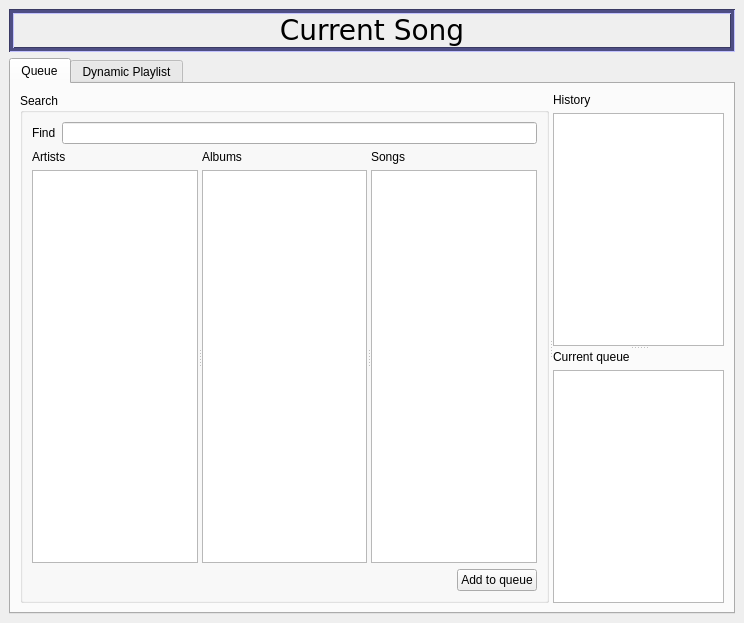
<ui version="4.0" >
 <class>MainWindow</class>
 <widget class="QMainWindow" name="MainWindow" >
  <property name="geometry" >
   <rect>
    <x>0</x>
    <y>0</y>
    <width>744</width>
    <height>623</height>
   </rect>
  </property>
  <property name="windowTitle" >
   <string>MainWindow</string>
  </property>
  <widget class="QWidget" name="centralwidget" >
   <layout class="QVBoxLayout" >
    <item>
     <widget class="QLabel" name="lblSong" >
      <property name="sizePolicy" >
       <sizepolicy vsizetype="Fixed" hsizetype="Preferred" >
        <horstretch>0</horstretch>
        <verstretch>0</verstretch>
       </sizepolicy>
      </property>
      <property name="palette" >
       <palette>
        <active>
         <colorrole role="WindowText" >
          <brush brushstyle="SolidPattern" >
           <color alpha="255" >
            <red>0</red>
            <green>0</green>
            <blue>0</blue>
           </color>
          </brush>
         </colorrole>
         <colorrole role="Button" >
          <brush brushstyle="SolidPattern" >
           <color alpha="255" >
            <red>117</red>
            <green>117</green>
            <blue>198</blue>
           </color>
          </brush>
         </colorrole>
         <colorrole role="Light" >
          <brush brushstyle="SolidPattern" >
           <color alpha="255" >
            <red>193</red>
            <green>193</green>
            <blue>255</blue>
           </color>
          </brush>
         </colorrole>
         <colorrole role="Midlight" >
          <brush brushstyle="SolidPattern" >
           <color alpha="255" >
            <red>155</red>
            <green>155</green>
            <blue>226</blue>
           </color>
          </brush>
         </colorrole>
         <colorrole role="Dark" >
          <brush brushstyle="SolidPattern" >
           <color alpha="255" >
            <red>58</red>
            <green>58</green>
            <blue>99</blue>
           </color>
          </brush>
         </colorrole>
         <colorrole role="Mid" >
          <brush brushstyle="SolidPattern" >
           <color alpha="255" >
            <red>78</red>
            <green>78</green>
            <blue>132</blue>
           </color>
          </brush>
         </colorrole>
         <colorrole role="Text" >
          <brush brushstyle="SolidPattern" >
           <color alpha="255" >
            <red>0</red>
            <green>0</green>
            <blue>0</blue>
           </color>
          </brush>
         </colorrole>
         <colorrole role="BrightText" >
          <brush brushstyle="SolidPattern" >
           <color alpha="255" >
            <red>255</red>
            <green>255</green>
            <blue>255</blue>
           </color>
          </brush>
         </colorrole>
         <colorrole role="ButtonText" >
          <brush brushstyle="SolidPattern" >
           <color alpha="255" >
            <red>0</red>
            <green>0</green>
            <blue>0</blue>
           </color>
          </brush>
         </colorrole>
         <colorrole role="Base" >
          <brush brushstyle="SolidPattern" >
           <color alpha="255" >
            <red>255</red>
            <green>255</green>
            <blue>255</blue>
           </color>
          </brush>
         </colorrole>
         <colorrole role="Window" >
          <brush brushstyle="SolidPattern" >
           <color alpha="255" >
            <red>117</red>
            <green>117</green>
            <blue>198</blue>
           </color>
          </brush>
         </colorrole>
         <colorrole role="Shadow" >
          <brush brushstyle="SolidPattern" >
           <color alpha="255" >
            <red>0</red>
            <green>0</green>
            <blue>0</blue>
           </color>
          </brush>
         </colorrole>
         <colorrole role="AlternateBase" >
          <brush brushstyle="SolidPattern" >
           <color alpha="255" >
            <red>186</red>
            <green>186</green>
            <blue>226</blue>
           </color>
          </brush>
         </colorrole>
        </active>
        <inactive>
         <colorrole role="WindowText" >
          <brush brushstyle="SolidPattern" >
           <color alpha="255" >
            <red>0</red>
            <green>0</green>
            <blue>0</blue>
           </color>
          </brush>
         </colorrole>
         <colorrole role="Button" >
          <brush brushstyle="SolidPattern" >
           <color alpha="255" >
            <red>117</red>
            <green>117</green>
            <blue>198</blue>
           </color>
          </brush>
         </colorrole>
         <colorrole role="Light" >
          <brush brushstyle="SolidPattern" >
           <color alpha="255" >
            <red>193</red>
            <green>193</green>
            <blue>255</blue>
           </color>
          </brush>
         </colorrole>
         <colorrole role="Midlight" >
          <brush brushstyle="SolidPattern" >
           <color alpha="255" >
            <red>155</red>
            <green>155</green>
            <blue>226</blue>
           </color>
          </brush>
         </colorrole>
         <colorrole role="Dark" >
          <brush brushstyle="SolidPattern" >
           <color alpha="255" >
            <red>58</red>
            <green>58</green>
            <blue>99</blue>
           </color>
          </brush>
         </colorrole>
         <colorrole role="Mid" >
          <brush brushstyle="SolidPattern" >
           <color alpha="255" >
            <red>78</red>
            <green>78</green>
            <blue>132</blue>
           </color>
          </brush>
         </colorrole>
         <colorrole role="Text" >
          <brush brushstyle="SolidPattern" >
           <color alpha="255" >
            <red>0</red>
            <green>0</green>
            <blue>0</blue>
           </color>
          </brush>
         </colorrole>
         <colorrole role="BrightText" >
          <brush brushstyle="SolidPattern" >
           <color alpha="255" >
            <red>255</red>
            <green>255</green>
            <blue>255</blue>
           </color>
          </brush>
         </colorrole>
         <colorrole role="ButtonText" >
          <brush brushstyle="SolidPattern" >
           <color alpha="255" >
            <red>0</red>
            <green>0</green>
            <blue>0</blue>
           </color>
          </brush>
         </colorrole>
         <colorrole role="Base" >
          <brush brushstyle="SolidPattern" >
           <color alpha="255" >
            <red>255</red>
            <green>255</green>
            <blue>255</blue>
           </color>
          </brush>
         </colorrole>
         <colorrole role="Window" >
          <brush brushstyle="SolidPattern" >
           <color alpha="255" >
            <red>117</red>
            <green>117</green>
            <blue>198</blue>
           </color>
          </brush>
         </colorrole>
         <colorrole role="Shadow" >
          <brush brushstyle="SolidPattern" >
           <color alpha="255" >
            <red>0</red>
            <green>0</green>
            <blue>0</blue>
           </color>
          </brush>
         </colorrole>
         <colorrole role="AlternateBase" >
          <brush brushstyle="SolidPattern" >
           <color alpha="255" >
            <red>186</red>
            <green>186</green>
            <blue>226</blue>
           </color>
          </brush>
         </colorrole>
        </inactive>
        <disabled>
         <colorrole role="WindowText" >
          <brush brushstyle="SolidPattern" >
           <color alpha="255" >
            <red>58</red>
            <green>58</green>
            <blue>99</blue>
           </color>
          </brush>
         </colorrole>
         <colorrole role="Button" >
          <brush brushstyle="SolidPattern" >
           <color alpha="255" >
            <red>117</red>
            <green>117</green>
            <blue>198</blue>
           </color>
          </brush>
         </colorrole>
         <colorrole role="Light" >
          <brush brushstyle="SolidPattern" >
           <color alpha="255" >
            <red>193</red>
            <green>193</green>
            <blue>255</blue>
           </color>
          </brush>
         </colorrole>
         <colorrole role="Midlight" >
          <brush brushstyle="SolidPattern" >
           <color alpha="255" >
            <red>155</red>
            <green>155</green>
            <blue>226</blue>
           </color>
          </brush>
         </colorrole>
         <colorrole role="Dark" >
          <brush brushstyle="SolidPattern" >
           <color alpha="255" >
            <red>58</red>
            <green>58</green>
            <blue>99</blue>
           </color>
          </brush>
         </colorrole>
         <colorrole role="Mid" >
          <brush brushstyle="SolidPattern" >
           <color alpha="255" >
            <red>78</red>
            <green>78</green>
            <blue>132</blue>
           </color>
          </brush>
         </colorrole>
         <colorrole role="Text" >
          <brush brushstyle="SolidPattern" >
           <color alpha="255" >
            <red>58</red>
            <green>58</green>
            <blue>99</blue>
           </color>
          </brush>
         </colorrole>
         <colorrole role="BrightText" >
          <brush brushstyle="SolidPattern" >
           <color alpha="255" >
            <red>255</red>
            <green>255</green>
            <blue>255</blue>
           </color>
          </brush>
         </colorrole>
         <colorrole role="ButtonText" >
          <brush brushstyle="SolidPattern" >
           <color alpha="255" >
            <red>58</red>
            <green>58</green>
            <blue>99</blue>
           </color>
          </brush>
         </colorrole>
         <colorrole role="Base" >
          <brush brushstyle="SolidPattern" >
           <color alpha="255" >
            <red>117</red>
            <green>117</green>
            <blue>198</blue>
           </color>
          </brush>
         </colorrole>
         <colorrole role="Window" >
          <brush brushstyle="SolidPattern" >
           <color alpha="255" >
            <red>117</red>
            <green>117</green>
            <blue>198</blue>
           </color>
          </brush>
         </colorrole>
         <colorrole role="Shadow" >
          <brush brushstyle="SolidPattern" >
           <color alpha="255" >
            <red>0</red>
            <green>0</green>
            <blue>0</blue>
           </color>
          </brush>
         </colorrole>
         <colorrole role="AlternateBase" >
          <brush brushstyle="SolidPattern" >
           <color alpha="255" >
            <red>117</red>
            <green>117</green>
            <blue>198</blue>
           </color>
          </brush>
         </colorrole>
        </disabled>
       </palette>
      </property>
      <property name="font" >
       <font>
        <family>Verdana</family>
        <pointsize>21</pointsize>
        <weight>75</weight>
        <bold>true</bold>
       </font>
      </property>
      <property name="frameShape" >
       <enum>QFrame::Box</enum>
      </property>
      <property name="frameShadow" >
       <enum>QFrame::Sunken</enum>
      </property>
      <property name="midLineWidth" >
       <number>3</number>
      </property>
      <property name="text" >
       <string>&lt;html>&lt;head>&lt;meta name="qrichtext" content="1" />&lt;style type="text/css">
p, li { white-space: pre-wrap; }
&lt;/style>&lt;/head>&lt;body style=" font-family:'Verdana'; font-size:21pt; font-weight:600; font-style:normal; text-decoration:none;">
&lt;p style=" margin-top:0px; margin-bottom:0px; margin-left:0px; margin-right:0px; -qt-block-indent:0; text-indent:0px;">&lt;span style=" font-weight:400;">Current Song&lt;/span>&lt;/p>&lt;/body>&lt;/html></string>
      </property>
      <property name="alignment" >
       <set>Qt::AlignCenter</set>
      </property>
      <property name="wordWrap" >
       <bool>true</bool>
      </property>
     </widget>
    </item>
    <item>
     <widget class="QTabWidget" name="tabWidget" >
      <property name="currentIndex" >
       <number>0</number>
      </property>
      <widget class="QWidget" name="tab" >
       <attribute name="title" >
        <string>Queue</string>
       </attribute>
       <layout class="QVBoxLayout" >
        <item>
         <widget class="QSplitter" name="splitter_2" >
          <property name="orientation" >
           <enum>Qt::Horizontal</enum>
          </property>
          <widget class="QGroupBox" name="groupBox" >
           <property name="title" >
            <string>Search</string>
           </property>
           <layout class="QVBoxLayout" >
            <item>
             <layout class="QHBoxLayout" >
              <property name="spacing" >
               <number>6</number>
              </property>
              <property name="leftMargin" >
               <number>0</number>
              </property>
              <property name="topMargin" >
               <number>0</number>
              </property>
              <property name="rightMargin" >
               <number>0</number>
              </property>
              <property name="bottomMargin" >
               <number>0</number>
              </property>
              <item>
               <widget class="QLabel" name="label" >
                <property name="text" >
                 <string>Find</string>
                </property>
               </widget>
              </item>
              <item>
               <widget class="QLineEdit" name="edtFind" />
              </item>
             </layout>
            </item>
            <item>
             <widget class="QSplitter" name="splitter_4" >
              <property name="orientation" >
               <enum>Qt::Horizontal</enum>
              </property>
              <widget class="QWidget" name="layoutWidget" >
               <layout class="QVBoxLayout" >
                <property name="spacing" >
                 <number>6</number>
                </property>
                <property name="leftMargin" >
                 <number>0</number>
                </property>
                <property name="topMargin" >
                 <number>0</number>
                </property>
                <property name="rightMargin" >
                 <number>0</number>
                </property>
                <property name="bottomMargin" >
                 <number>0</number>
                </property>
                <item>
                 <widget class="QLabel" name="label_2" >
                  <property name="text" >
                   <string>Artists</string>
                  </property>
                 </widget>
                </item>
                <item>
                 <widget class="QListWidget" name="lbArtists" />
                </item>
               </layout>
              </widget>
              <widget class="QWidget" name="layoutWidget" >
               <layout class="QVBoxLayout" >
                <item>
                 <widget class="QLabel" name="label_8" >
                  <property name="text" >
                   <string>Albums</string>
                  </property>
                 </widget>
                </item>
                <item>
                 <widget class="QListWidget" name="lbAlbums" />
                </item>
               </layout>
              </widget>
              <widget class="QWidget" name="layoutWidget" >
               <layout class="QVBoxLayout" >
                <property name="spacing" >
                 <number>6</number>
                </property>
                <property name="leftMargin" >
                 <number>0</number>
                </property>
                <property name="topMargin" >
                 <number>0</number>
                </property>
                <property name="rightMargin" >
                 <number>0</number>
                </property>
                <property name="bottomMargin" >
                 <number>0</number>
                </property>
                <item>
                 <widget class="QLabel" name="label_3" >
                  <property name="text" >
                   <string>Songs</string>
                  </property>
                 </widget>
                </item>
                <item>
                 <widget class="QListWidget" name="lbSongs" />
                </item>
               </layout>
              </widget>
             </widget>
            </item>
            <item>
             <layout class="QHBoxLayout" >
              <property name="spacing" >
               <number>6</number>
              </property>
              <property name="leftMargin" >
               <number>0</number>
              </property>
              <property name="topMargin" >
               <number>0</number>
              </property>
              <property name="rightMargin" >
               <number>0</number>
              </property>
              <property name="bottomMargin" >
               <number>0</number>
              </property>
              <item>
               <spacer>
                <property name="orientation" >
                 <enum>Qt::Horizontal</enum>
                </property>
                <property name="sizeHint" >
                 <size>
                  <width>40</width>
                  <height>20</height>
                 </size>
                </property>
               </spacer>
              </item>
              <item>
               <widget class="QPushButton" name="btnQueue" >
                <property name="text" >
                 <string>Add to queue</string>
                </property>
               </widget>
              </item>
             </layout>
            </item>
           </layout>
          </widget>
          <widget class="QSplitter" name="splitter" >
           <property name="orientation" >
            <enum>Qt::Vertical</enum>
           </property>
           <widget class="QWidget" name="layoutWidget" >
            <layout class="QVBoxLayout" >
             <property name="spacing" >
              <number>6</number>
             </property>
             <property name="leftMargin" >
              <number>0</number>
             </property>
             <property name="topMargin" >
              <number>0</number>
             </property>
             <property name="rightMargin" >
              <number>0</number>
             </property>
             <property name="bottomMargin" >
              <number>0</number>
             </property>
             <item>
              <widget class="QLabel" name="label_5" >
               <property name="text" >
                <string>History</string>
               </property>
              </widget>
             </item>
             <item>
              <widget class="QListWidget" name="lbHistory" >
               <property name="focusPolicy" >
                <enum>Qt::NoFocus</enum>
               </property>
              </widget>
             </item>
            </layout>
           </widget>
           <widget class="QWidget" name="layoutWidget" >
            <layout class="QVBoxLayout" >
             <property name="spacing" >
              <number>6</number>
             </property>
             <property name="leftMargin" >
              <number>0</number>
             </property>
             <property name="topMargin" >
              <number>0</number>
             </property>
             <property name="rightMargin" >
              <number>0</number>
             </property>
             <property name="bottomMargin" >
              <number>0</number>
             </property>
             <item>
              <widget class="QLabel" name="label_4" >
               <property name="text" >
                <string>Current queue</string>
               </property>
              </widget>
             </item>
             <item>
              <widget class="QListWidget" name="lbQueue" >
               <property name="focusPolicy" >
                <enum>Qt::NoFocus</enum>
               </property>
              </widget>
             </item>
            </layout>
           </widget>
          </widget>
         </widget>
        </item>
       </layout>
      </widget>
      <widget class="QWidget" name="tab_2" >
       <attribute name="title" >
        <string>Dynamic Playlist</string>
       </attribute>
       <layout class="QVBoxLayout" >
        <item>
         <widget class="QCheckBox" name="cbEnabled" >
          <property name="text" >
           <string>Enable dynamic playlist</string>
          </property>
         </widget>
        </item>
        <item>
         <widget class="QSplitter" name="splitter_3" >
          <property name="orientation" >
           <enum>Qt::Horizontal</enum>
          </property>
          <widget class="QWidget" name="layoutWidget" >
           <layout class="QVBoxLayout" >
            <item>
             <widget class="QLabel" name="label_6" >
              <property name="text" >
               <string>Artists</string>
              </property>
             </widget>
            </item>
            <item>
             <widget class="QListWidget" name="lbArtistsDPL" >
              <property name="dragEnabled" >
               <bool>true</bool>
              </property>
             </widget>
            </item>
           </layout>
          </widget>
          <widget class="QWidget" name="layoutWidget" >
           <layout class="QVBoxLayout" >
            <item>
             <widget class="QLabel" name="label_7" >
              <property name="text" >
               <string>Dynamic playlist includes all songs where:</string>
              </property>
             </widget>
            </item>
            <item>
             <widget class="QTextEdit" name="edtDPL" />
            </item>
           </layout>
          </widget>
         </widget>
        </item>
        <item>
         <layout class="QHBoxLayout" >
          <item>
           <spacer>
            <property name="orientation" >
             <enum>Qt::Horizontal</enum>
            </property>
            <property name="sizeHint" >
             <size>
              <width>40</width>
              <height>20</height>
             </size>
            </property>
           </spacer>
          </item>
          <item>
           <widget class="QPushButton" name="btnSaveDPL" >
            <property name="text" >
             <string>Save</string>
            </property>
           </widget>
          </item>
         </layout>
        </item>
       </layout>
      </widget>
     </widget>
    </item>
   </layout>
  </widget>
 </widget>
 <tabstops>
  <tabstop>edtFind</tabstop>
  <tabstop>lbArtists</tabstop>
  <tabstop>lbAlbums</tabstop>
  <tabstop>lbSongs</tabstop>
  <tabstop>btnQueue</tabstop>
  <tabstop>tabWidget</tabstop>
  <tabstop>lbHistory</tabstop>
  <tabstop>lbQueue</tabstop>
  <tabstop>cbEnabled</tabstop>
  <tabstop>lbArtistsDPL</tabstop>
  <tabstop>edtDPL</tabstop>
  <tabstop>btnSaveDPL</tabstop>
 </tabstops>
 <resources/>
 <connections/>
</ui>
